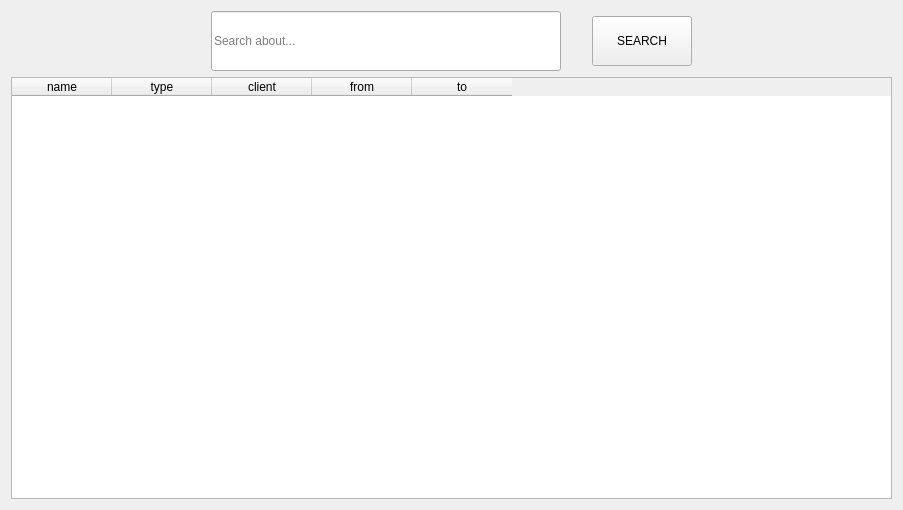
             <widget class="QWidget" name="Dailymovment">
              <property name="sizePolicy">
               <sizepolicy hsizetype="Preferred" vsizetype="Expanding">
                <horstretch>0</horstretch>
                <verstretch>0</verstretch>
               </sizepolicy>
              </property>
              <property name="minimumSize">
               <size>
                <width>900</width>
                <height>510</height>
               </size>
              </property>
              <attribute name="title">
               <string>Daily movments</string>
              </attribute>
              <layout class="QGridLayout" name="gridLayout_13">
               <item row="0" column="0">
                <layout class="QVBoxLayout" name="verticalLayout">
                 <item>
                  <layout class="QHBoxLayout" name="horizontalLayout_5">
                   <item>
                    <spacer name="horizontalSpacer_12">
                     <property name="orientation">
                      <enum>Qt::Horizontal</enum>
                     </property>
                     <property name="sizeType">
                      <enum>QSizePolicy::Preferred</enum>
                     </property>
                     <property name="sizeHint" stdset="0">
                      <size>
                       <width>200</width>
                       <height>20</height>
                      </size>
                     </property>
                    </spacer>
                   </item>
                   <item>
                    <widget class="QLineEdit" name="lineEdit_59">
                     <property name="sizePolicy">
                      <sizepolicy hsizetype="Expanding" vsizetype="Expanding">
                       <horstretch>0</horstretch>
                       <verstretch>0</verstretch>
                      </sizepolicy>
                     </property>
                     <property name="minimumSize">
                      <size>
                       <width>350</width>
                       <height>50</height>
                      </size>
                     </property>
                     <property name="maximumSize">
                      <size>
                       <width>600</width>
                       <height>60</height>
                      </size>
                     </property>
                     <property name="placeholderText">
                      <string>Search about...</string>
                     </property>
                    </widget>
                   </item>
                   <item>
                    <spacer name="horizontalSpacer_14">
                     <property name="orientation">
                      <enum>Qt::Horizontal</enum>
                     </property>
                     <property name="sizeType">
                      <enum>QSizePolicy::Preferred</enum>
                     </property>
                     <property name="sizeHint" stdset="0">
                      <size>
                       <width>25</width>
                       <height>13</height>
                      </size>
                     </property>
                    </spacer>
                   </item>
                   <item>
                    <widget class="QPushButton" name="pushButton_23">
                     <property name="sizePolicy">
                      <sizepolicy hsizetype="Expanding" vsizetype="Expanding">
                       <horstretch>0</horstretch>
                       <verstretch>0</verstretch>
                      </sizepolicy>
                     </property>
                     <property name="minimumSize">
                      <size>
                       <width>100</width>
                       <height>50</height>
                      </size>
                     </property>
                     <property name="maximumSize">
                      <size>
                       <width>180</width>
                       <height>50</height>
                      </size>
                     </property>
                     <property name="text">
                      <string>SEARCH</string>
                     </property>
                    </widget>
                   </item>
                   <item>
                    <spacer name="horizontalSpacer_13">
                     <property name="orientation">
                      <enum>Qt::Horizontal</enum>
                     </property>
                     <property name="sizeType">
                      <enum>QSizePolicy::Preferred</enum>
                     </property>
                     <property name="sizeHint" stdset="0">
                      <size>
                       <width>200</width>
                       <height>20</height>
                      </size>
                     </property>
                    </spacer>
                   </item>
                  </layout>
                 </item>
                 <item>
                  <widget class="QTableWidget" name="tableWidget_2">
                   <property name="sizePolicy">
                    <sizepolicy hsizetype="Expanding" vsizetype="Expanding">
                     <horstretch>0</horstretch>
                     <verstretch>0</verstretch>
                    </sizepolicy>
                   </property>
                   <property name="minimumSize">
                    <size>
                     <width>800</width>
                     <height>300</height>
                    </size>
                   </property>
                   <property name="maximumSize">
                    <size>
                     <width>16777215</width>
                     <height>16777215</height>
                    </size>
                   </property>
                   <column>
                    <property name="text">
                     <string>name</string>
                    </property>
                   </column>
                   <column>
                    <property name="text">
                     <string>type</string>
                    </property>
                   </column>
                   <column>
                    <property name="text">
                     <string>client</string>
                    </property>
                   </column>
                   <column>
                    <property name="text">
                     <string>from</string>
                    </property>
                   </column>
                   <column>
                    <property name="text">
                     <string>to</string>
                    </property>
                   </column>
                  </widget>
                 </item>
                </layout>
               </item>
              </layout>
             </widget>
